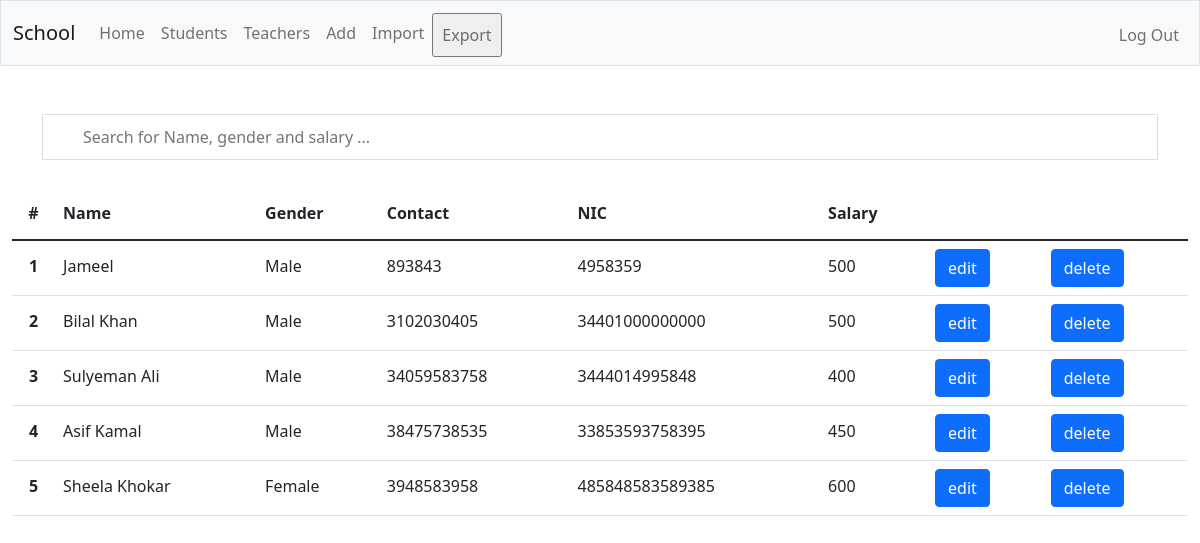
/teachers (signed in), run on the app's committed database.
### app.py (models this page shows, shortened)
class Teacher(db.Model):
    user_id = db.Column(db.Integer, nullable=False)
    id = db.Column(db.Integer, primary_key=True)
    name = db.Column(db.String(50), nullable=False)
    gender = db.Column(db.String, nullable=False)
    age = db.Column(db.Integer, nullable=False)
    cell = db.Column(db.Integer, nullable=False)
    id_card = db.Column(db.Integer, nullable=False)
    salary = db.Column(db.String, nullable=False)

### app.py (the view)
@app.route("/teachers")
@login_required
def teachers():
    rem_tmp()
    teachers = Teacher.query.filter_by(user_id=session["user_id"]).all()
    return render_template("teachers.html", teachers=teachers)

### app.py (called while the page is built)
@app.after_request
def after_request(response):
    response.headers["Cache-Control"] = "no-cache, no-store, must-revalidate"
    response.headers["Expires"] = 0
    response.headers["Pragma"] = "no-cache"
    response.headers["Allow"] = "POST"
    return response

def rem_tmp():
    if os.path.exists("tmp.db"):
        os.remove("tmp.db")

### login.py (called while the page is built)
def login_required(f):
    @wraps(f)
    def decorated_function(*args, **kwargs):
        if session.get("user_id") is None:
            return redirect("/login")
        return f(*args, **kwargs)
    return decorated_function

### templates/teachers.html (shortened to what this page needs)
{% extends "layout.html" %}
{% block main %}
<div class="container search-box">
  <input type="text" class="ms-auto" name="search" id="search" placeholder="Search for Name, gender and salary ...">
</div>
<div class="table-responsive">
  <table class="table table-hover" id="tteacher">
      <thead>
        <tr>
          <th scope="col">#</th>
          <th scope="col" class="text-start">Name</th>
          <th scope="col" class="text-start">Gender</th>
          <th scope="col" class="text-start">Contact</th>
          <th scope="col" class="text-start">NIC</th>
          <th scope="col" class="text-start">Salary</th>
        </tr>
      </thead>
      <tbody>
        {% set i = 0 %}
        {% for teacher in teachers %}
          <tr>
            <th scope="row" class="scope">{{ loop.index }}</th>
              <td class="text-start" id="name{{teacher.id}}">{{ teacher.name }}</td>
              <td class="text-start" id="gender{{teacher.id}}">{{ teacher.gender }}</td>
              <td class="text-start" id="contact{{teacher.id}}"> {{ teacher.cell  }}</td>
              <td class="text-start" id="nic{{teacher.id}}"> {{ teacher.id_card  }}</td>
              <td class="text-start" id="salary{{teacher.id}}"> {{ teacher.salary  }}</td>
              <td class="text-start">
                  <form action="/edit">
                      <button type="button" class="btn btn-primary" data-bs-toggle="modal" data-bs-target="#staticBackdrop" onclick="edit(this.value)" value="{{ teacher.id }}">edit</button>
                  </form>
              </td>
              <td class="text-start">
                  <form action="/delete">
                      <button class="btn btn-primary" type="submit">delete</button>
                  </form>
              </td>
          </tr>
        {% endfor %}
      </tbody>
    </table>
</div>
{% endblock main %}

### static/styles.css (style rules this page uses)
#search { background-image: url('https://www.w3schools.com/css/searchicon.png'); background-position: 10px 10px; background-repeat: no-repeat; width: 100%; font-size: 16px; padding: 10px 20px 10px 40px; border: 1px solid #ddd; margin-bottom: 12px; }
tr { line-height: 35px !important; min-height: 30px !important; }

### data on the page
Teacher: name "Jameel", gender "Male", cell "893843", id_card "4958359", salary "500", {{ teacher.id }} 82 (drawn)
Teacher: name "Bilal Khan", gender "Male", cell "3102030405", id_card "34401000000000", salary "500", {{ teacher.id }} 84 (drawn)
Teacher: name "Sulyeman Ali", gender "Male", cell "34059583758", id_card "3444014995848", salary "400", {{ teacher.id }} 86 (drawn)
Teacher: name "Asif Kamal", gender "Male", cell "38475738535", id_card "33853593758395", salary "450", {{ teacher.id }} 92 (drawn)
Teacher: name "Sheela Khokar", gender "Female", cell "3948583958", id_card "485848583589385", salary "600", {{ teacher.id }} 94 (drawn)
